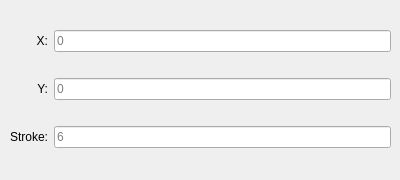
   <widget class="QWidget" name="Arrow">
    <widget class="QWidget" name="gridLayoutWidget">
     <property name="geometry">
      <rect>
       <x>10</x>
       <y>10</y>
       <width>381</width>
       <height>161</height>
      </rect>
     </property>
     <layout class="QGridLayout" name="gridArrow">
      <item row="0" column="1">
       <widget class="QLineEdit" name="Arrow_x">
        <property name="toolTip">
         <string/>
        </property>
        <property name="statusTip">
         <string/>
        </property>
        <property name="whatsThis">
         <string/>
        </property>
        <property name="accessibleName">
         <string/>
        </property>
        <property name="alignment">
         <set>Qt::AlignLeading|Qt::AlignLeft|Qt::AlignVCenter</set>
        </property>
        <property name="readOnly">
         <bool>false</bool>
        </property>
        <property name="placeholderText">
         <string>0</string>
        </property>
       </widget>
      </item>
      <item row="1" column="1">
       <widget class="QLineEdit" name="Arrow_y">
        <property name="toolTip">
         <string/>
        </property>
        <property name="statusTip">
         <string/>
        </property>
        <property name="whatsThis">
         <string/>
        </property>
        <property name="accessibleName">
         <string/>
        </property>
        <property name="alignment">
         <set>Qt::AlignLeading|Qt::AlignLeft|Qt::AlignVCenter</set>
        </property>
        <property name="readOnly">
         <bool>false</bool>
        </property>
        <property name="placeholderText">
         <string>0</string>
        </property>
       </widget>
      </item>
      <item row="4" column="1">
       <widget class="QLineEdit" name="Arrow_stroke_width">
        <property name="toolTip">
         <string/>
        </property>
        <property name="statusTip">
         <string/>
        </property>
        <property name="whatsThis">
         <string/>
        </property>
        <property name="accessibleName">
         <string/>
        </property>
        <property name="alignment">
         <set>Qt::AlignLeading|Qt::AlignLeft|Qt::AlignVCenter</set>
        </property>
        <property name="readOnly">
         <bool>false</bool>
        </property>
        <property name="placeholderText">
         <string>6</string>
        </property>
       </widget>
      </item>
      <item row="0" column="0">
       <widget class="QLabel" name="label_53">
        <property name="text">
         <string>X:</string>
        </property>
        <property name="alignment">
         <set>Qt::AlignRight|Qt::AlignTrailing|Qt::AlignVCenter</set>
        </property>
       </widget>
      </item>
      <item row="1" column="0">
       <widget class="QLabel" name="label_54">
        <property name="text">
         <string>Y:</string>
        </property>
        <property name="alignment">
         <set>Qt::AlignRight|Qt::AlignTrailing|Qt::AlignVCenter</set>
        </property>
       </widget>
      </item>
      <item row="4" column="0">
       <widget class="QLabel" name="label_55">
        <property name="text">
         <string>Stroke:</string>
        </property>
        <property name="alignment">
         <set>Qt::AlignRight|Qt::AlignTrailing|Qt::AlignVCenter</set>
        </property>
       </widget>
      </item>
     </layout>
    </widget>
   </widget>
